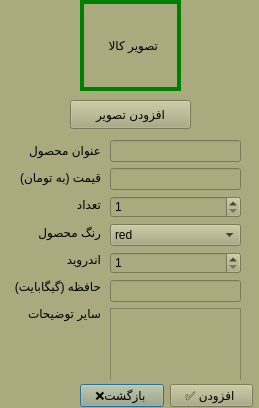
<?xml version="1.0" encoding="UTF-8"?>
<ui version="4.0">
 <class>phones</class>
 <widget class="QDialog" name="phones">
  <property name="geometry">
   <rect>
    <x>0</x>
    <y>0</y>
    <width>259</width>
    <height>408</height>
   </rect>
  </property>
  <property name="minimumSize">
   <size>
    <width>259</width>
    <height>408</height>
   </size>
  </property>
  <property name="maximumSize">
   <size>
    <width>259</width>
    <height>408</height>
   </size>
  </property>
  <property name="windowTitle">
   <string>Dialog</string>
  </property>
  <property name="styleSheet">
   <string notr="true">background-image: url();
background-color: rgb(170, 170, 127);</string>
  </property>
  <widget class="QWidget" name="layoutWidget_2">
   <property name="geometry">
    <rect>
     <x>-10</x>
     <y>140</y>
     <width>111</width>
     <height>184</height>
    </rect>
   </property>
   <layout class="QVBoxLayout" name="verticalLayout_2">
    <item>
     <widget class="QLabel" name="label_2">
      <property name="text">
       <string>عنوان محصول</string>
      </property>
     </widget>
    </item>
    <item>
     <widget class="QLabel" name="label_3">
      <property name="text">
       <string>قیمت (به تومان) </string>
      </property>
     </widget>
    </item>
    <item>
     <widget class="QLabel" name="label_5">
      <property name="text">
       <string>تعداد </string>
      </property>
     </widget>
    </item>
    <item>
     <widget class="QLabel" name="label_6">
      <property name="text">
       <string>رنگ محصول</string>
      </property>
     </widget>
    </item>
    <item>
     <widget class="QLabel" name="label_4">
      <property name="text">
       <string>اندروید</string>
      </property>
     </widget>
    </item>
    <item>
     <widget class="QLabel" name="label_7">
      <property name="text">
       <string>حافظه (گیگابایت)</string>
      </property>
     </widget>
    </item>
    <item>
     <widget class="QLabel" name="label_8">
      <property name="text">
       <string>سایر توضیحات</string>
      </property>
     </widget>
    </item>
   </layout>
  </widget>
  <widget class="QWidget" name="layoutWidget">
   <property name="geometry">
    <rect>
     <x>110</x>
     <y>140</y>
     <width>131</width>
     <height>299</height>
    </rect>
   </property>
   <layout class="QVBoxLayout" name="verticalLayout">
    <item>
     <widget class="QLineEdit" name="lineEdit">
      <property name="echoMode">
       <enum>QLineEdit::Normal</enum>
      </property>
     </widget>
    </item>
    <item>
     <widget class="QLineEdit" name="lineEdit_2"/>
    </item>
    <item>
     <widget class="QSpinBox" name="spinBox">
      <property name="minimum">
       <number>1</number>
      </property>
      <property name="maximum">
       <number>1000</number>
      </property>
     </widget>
    </item>
    <item>
     <widget class="QComboBox" name="comboBox">
      <item>
       <property name="text">
        <string>red</string>
       </property>
      </item>
      <item>
       <property name="text">
        <string>blue</string>
       </property>
      </item>
      <item>
       <property name="text">
        <string>black</string>
       </property>
      </item>
      <item>
       <property name="text">
        <string>white</string>
       </property>
      </item>
      <item>
       <property name="text">
        <string>green</string>
       </property>
      </item>
     </widget>
    </item>
    <item>
     <widget class="QSpinBox" name="spinBox_2">
      <property name="minimum">
       <number>1</number>
      </property>
      <property name="maximum">
       <number>11</number>
      </property>
     </widget>
    </item>
    <item>
     <widget class="QLineEdit" name="lineEdit_3"/>
    </item>
    <item>
     <widget class="QPlainTextEdit" name="plainTextEdit"/>
    </item>
   </layout>
  </widget>
  <widget class="QWidget" name="layoutWidget_3">
   <property name="geometry">
    <rect>
     <x>80</x>
     <y>380</y>
     <width>173</width>
     <height>31</height>
    </rect>
   </property>
   <layout class="QHBoxLayout" name="horizontalLayout">
    <item>
     <widget class="QPushButton" name="pushButton_2">
      <property name="text">
       <string>❌بازگشت </string>
      </property>
     </widget>
    </item>
    <item>
     <widget class="QPushButton" name="pushButton_3">
      <property name="text">
       <string>✅ افزودن </string>
      </property>
     </widget>
    </item>
   </layout>
  </widget>
  <widget class="QPushButton" name="pushButton">
   <property name="geometry">
    <rect>
     <x>70</x>
     <y>100</y>
     <width>121</width>
     <height>29</height>
    </rect>
   </property>
   <property name="text">
    <string>افزودن تصویر</string>
   </property>
  </widget>
  <widget class="QLabel" name="label">
   <property name="geometry">
    <rect>
     <x>80</x>
     <y>0</y>
     <width>101</width>
     <height>91</height>
    </rect>
   </property>
   <property name="autoFillBackground">
    <bool>false</bool>
   </property>
   <property name="styleSheet">
    <string notr="true">border: 4px solid green;</string>
   </property>
   <property name="text">
    <string>تصویر کالا</string>
   </property>
   <property name="scaledContents">
    <bool>true</bool>
   </property>
   <property name="indent">
    <number>19</number>
   </property>
  </widget>
 </widget>
 <resources/>
 <connections/>
</ui>
